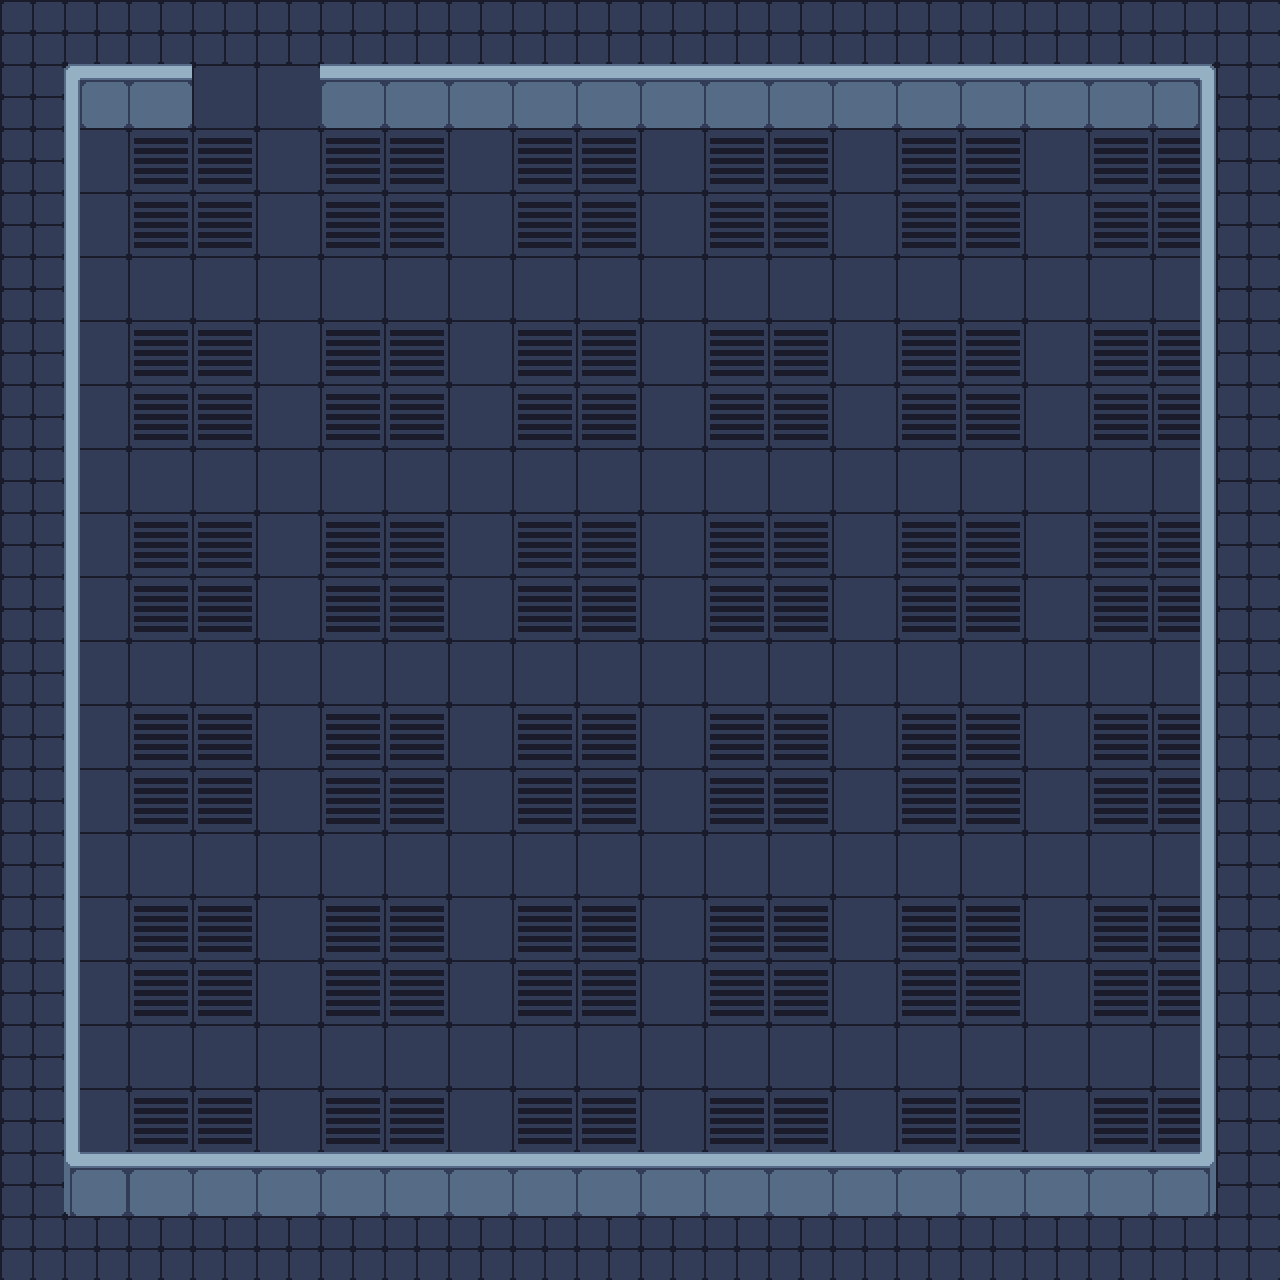

A 2D game scene composited from a Tiled map and its tileset images. What follows is a short description and the map's XML, with every tile layer's data as written:
An orthogonal 20x20 tile map with 64x64 px tiles, 4 tile layers (Base, Decor, Wall, Objects).

<map version="1.10" tiledversion="1.11.0" orientation="orthogonal" renderorder="right-down" width="20" height="20" tilewidth="64" tileheight="64" infinite="0" nextlayerid="5" nextobjectid="1">
 <tileset firstgid="1" source="../tile/tech tileset x64.tsx" />
 <layer id="4" name="Base" width="20" height="20">
  <data encoding="csv">
71,71,71,71,71,71,71,71,71,71,71,71,71,71,71,71,71,71,71,71,
71,72,72,72,72,72,72,72,72,72,72,72,72,72,72,72,72,72,72,71,
71,72,70,70,72,70,70,72,70,70,72,70,70,72,70,70,72,70,70,71,
71,72,70,70,72,70,70,72,70,70,72,70,70,72,70,70,72,70,70,71,
71,72,72,72,72,72,72,72,72,72,72,72,72,72,72,72,72,72,72,71,
71,72,70,70,72,70,70,72,70,70,72,70,70,72,70,70,72,70,70,71,
71,72,70,70,72,70,70,72,70,70,72,70,70,72,70,70,72,70,70,71,
71,72,72,72,72,72,72,72,72,72,72,72,72,72,72,72,72,72,72,71,
71,72,70,70,72,70,70,72,70,70,72,70,70,72,70,70,72,70,70,71,
71,72,70,70,72,70,70,72,70,70,72,70,70,72,70,70,72,70,70,71,
71,72,72,72,72,72,72,72,72,72,72,72,72,72,72,72,72,72,72,71,
71,72,70,70,72,70,70,72,70,70,72,70,70,72,70,70,72,70,70,71,
71,72,70,70,72,70,70,72,70,70,72,70,70,72,70,70,72,70,70,71,
71,72,72,72,72,72,72,72,72,72,72,72,72,72,72,72,72,72,72,71,
71,72,70,70,72,70,70,72,70,70,72,70,70,72,70,70,72,70,70,71,
71,72,70,70,72,70,70,72,70,70,72,70,70,72,70,70,72,70,70,71,
71,72,72,72,72,72,72,72,72,72,72,72,72,72,72,72,72,72,72,71,
71,72,70,70,72,70,70,72,70,70,72,70,70,72,70,70,72,70,70,71,
71,72,70,70,72,70,70,72,70,70,72,70,70,72,70,70,72,70,70,71,
71,71,71,71,71,71,71,71,71,71,71,71,71,71,71,71,71,71,71,71
</data>
 </layer>
 <layer id="3" name="Decor" width="20" height="20">
  <data encoding="csv">
0,0,0,0,0,0,0,0,0,0,0,0,0,0,0,0,0,0,0,0,
0,0,0,0,0,0,0,0,0,0,0,0,0,0,0,0,0,0,0,0,
0,0,0,0,0,0,0,0,0,0,0,0,0,0,0,0,0,0,0,0,
0,0,0,0,0,0,0,0,0,0,0,0,0,0,0,0,0,0,0,0,
0,0,0,0,0,0,0,0,0,0,0,0,0,0,0,0,0,0,0,0,
0,0,0,0,0,0,0,0,0,0,0,0,0,0,0,0,0,0,0,0,
0,0,0,0,0,0,0,0,0,0,0,0,0,0,0,0,0,0,0,0,
0,0,0,0,0,0,0,0,0,0,0,0,0,0,0,0,0,0,0,0,
0,0,0,0,0,0,0,0,0,0,0,0,0,0,0,0,0,0,0,0,
0,0,0,0,0,0,0,0,0,0,0,0,0,0,0,0,0,0,0,0,
0,0,0,0,0,0,0,0,0,0,0,0,0,0,0,0,0,0,0,0,
0,0,0,0,0,0,0,0,0,0,0,0,0,0,0,0,0,0,0,0,
0,0,0,0,0,0,0,0,0,0,0,0,0,0,0,0,0,0,0,0,
0,0,0,0,0,0,0,0,0,0,0,0,0,0,0,0,0,0,0,0,
0,0,0,0,0,0,0,0,0,0,0,0,0,0,0,0,0,0,0,0,
0,0,0,0,0,0,0,0,0,0,0,0,0,0,0,0,0,0,0,0,
0,0,0,0,0,0,0,0,0,0,0,0,0,0,0,0,0,0,0,0,
0,0,0,0,0,0,0,0,0,0,0,0,0,0,0,0,0,0,0,0,
0,0,0,0,0,0,0,0,0,0,0,0,0,0,0,0,0,0,0,0,
0,0,0,0,0,0,0,0,0,0,0,0,0,0,0,0,0,0,0,0
</data>
 </layer>
 <layer id="1" name="Wall" width="20" height="20">
  <data encoding="csv">
0,0,0,0,0,0,0,0,0,0,0,0,0,0,0,0,0,0,0,0,
0,3,6,0,0,6,6,6,6,6,6,6,6,6,6,6,6,6,47,0,
0,76,0,0,0,0,0,0,0,0,0,0,0,0,0,0,0,0,84,0,
0,76,0,0,0,0,0,0,0,0,0,0,0,0,0,0,0,0,84,0,
0,76,0,0,0,0,0,0,0,0,0,0,0,0,0,0,0,0,84,0,
0,76,0,0,0,0,0,0,0,0,0,0,0,0,0,0,0,0,84,0,
0,76,0,0,0,0,0,0,0,0,0,0,0,0,0,0,0,0,84,0,
0,76,0,0,0,0,0,0,0,0,0,0,0,0,0,0,0,0,84,0,
0,76,0,0,0,0,0,0,0,0,0,0,0,0,0,0,0,0,84,0,
0,76,0,0,0,0,0,0,0,0,0,0,0,0,0,0,0,0,84,0,
0,76,0,0,0,0,0,0,0,0,0,0,0,0,0,0,0,0,84,0,
0,76,0,0,0,0,0,0,0,0,0,0,0,0,0,0,0,0,84,0,
0,76,0,0,0,0,0,0,0,0,0,0,0,0,0,0,0,0,84,0,
0,76,0,0,0,0,0,0,0,0,0,0,0,0,0,0,0,0,84,0,
0,76,0,0,0,0,0,0,0,0,0,0,0,0,0,0,0,0,84,0,
0,76,0,0,0,0,0,0,0,0,0,0,0,0,0,0,0,0,84,0,
0,76,0,0,0,0,0,0,0,0,0,0,0,0,0,0,0,0,84,0,
0,76,0,0,0,0,0,0,0,0,0,0,0,0,0,0,0,0,84,0,
0,335,376,376,376,376,376,376,376,376,376,376,376,376,376,376,376,376,379,0,
0,0,0,0,0,0,0,0,0,0,0,0,0,0,0,0,0,0,0,0
</data>
 </layer>
 <layer id="2" name="Objects" width="20" height="20">
  <data encoding="csv">
0,0,0,0,0,0,0,0,0,0,0,0,0,0,0,0,0,0,0,0,
0,0,0,0,0,0,0,0,0,0,0,0,0,0,0,0,0,0,0,0,
0,0,0,0,0,0,0,0,0,0,0,0,0,0,0,0,0,0,0,0,
0,0,0,0,0,0,0,0,0,0,0,0,0,0,0,0,0,0,0,0,
0,0,0,0,0,0,0,0,0,0,0,0,0,0,0,0,0,0,0,0,
0,0,0,0,0,0,0,0,0,0,0,0,0,0,0,0,0,0,0,0,
0,0,0,0,0,0,0,0,0,0,0,0,0,0,0,0,0,0,0,0,
0,0,0,0,0,0,0,0,0,0,0,0,0,0,0,0,0,0,0,0,
0,0,0,0,0,0,0,0,0,0,0,0,0,0,0,0,0,0,0,0,
0,0,0,0,0,0,0,0,0,0,0,0,0,0,0,0,0,0,0,0,
0,0,0,0,0,0,0,0,0,0,0,0,0,0,0,0,0,0,0,0,
0,0,0,0,0,0,0,0,0,0,0,0,0,0,0,0,0,0,0,0,
0,0,0,0,0,0,0,0,0,0,0,0,0,0,0,0,0,0,0,0,
0,0,0,0,0,0,0,0,0,0,0,0,0,0,0,0,0,0,0,0,
0,0,0,0,0,0,0,0,0,0,0,0,0,0,0,0,0,0,0,0,
0,0,0,0,0,0,0,0,0,0,0,0,0,0,0,0,0,0,0,0,
0,0,0,0,0,0,0,0,0,0,0,0,0,0,0,0,0,0,0,0,
0,0,0,0,0,0,0,0,0,0,0,0,0,0,0,0,0,0,0,0,
0,0,0,0,0,0,0,0,0,0,0,0,0,0,0,0,0,0,0,0,
0,0,0,0,0,0,0,0,0,0,0,0,0,0,0,0,0,0,0,0
</data>
 </layer>
</map>
